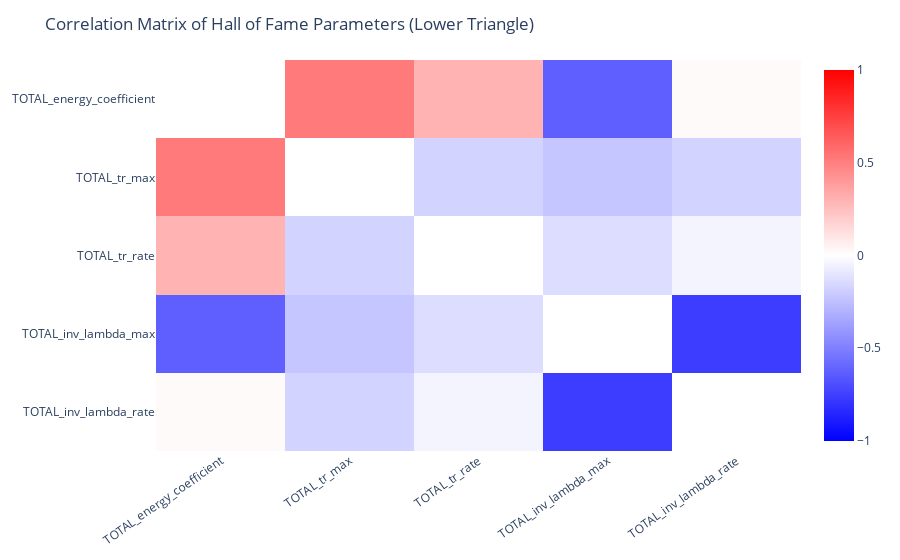

Here is the notebook cell this chart was saved with:
### Markdown cell above
### Correlation matrix of X best individuals

### Code cell
NB_INDIVIDUAL_CORRELATION = 100

indiv_param = viewer.hall_of_fame.iloc[:NB_INDIVIDUAL_CORRELATION, :-1].to_numpy()
param_names = viewer.hall_of_fame.columns[:-1]

corr_matrix = np.corrcoef(indiv_param.T)
np.fill_diagonal(corr_matrix, np.nan)

fig = px.imshow(
    corr_matrix,
    text_auto=False,
    aspect="auto",
    color_continuous_scale=[[0, "blue"], [0.5, "white"], [1, "red"]],
    zmin=-1,
    zmax=1,
    x=param_names,
    y=param_names,
)
fig.update_layout(
    title="Correlation Matrix of Hall of Fame Parameters (Lower Triangle)",
    plot_bgcolor="rgba(0,0,0,0)",
    paper_bgcolor="rgba(0,0,0,0)",
    xaxis={"showgrid": False, "tickangle": -35},
    yaxis={"showgrid": False},
)

fig.show()

### Figure 1 — Plotly figure (JSON) as saved in the notebook; plotly's stock layout.template omitted (floating-point values rounded to 4 significant figures)
{"data": [{"coloraxis": "coloraxis", "hovertemplate": "x: %{x}<br>y: %{y}<br>color: %{z}<extra></extra>", "name": "0", "type": "heatmap", "x": ["TOTAL_energy_coefficient", "TOTAL_tr_max", "TOTAL_tr_rate", "TOTAL_inv_lambda_max", "TOTAL_inv_lambda_rate"], "xaxis": "x", "y": ["TOTAL_energy_coefficient", "TOTAL_tr_max", "TOTAL_tr_rate", "TOTAL_inv_lambda_max", "TOTAL_inv_lambda_rate"], "yaxis": "y", "z": [[null, 0.5186, 0.2976, -0.627, 0.01827], [0.5186, null, -0.1736, -0.226, -0.1716], [0.2976, -0.1736, null, -0.1328, -0.04189], [-0.627, -0.226, -0.1328, null, -0.7601], [0.01827, -0.1716, -0.04189, -0.7601, null]]}], "layout": {"coloraxis": {"cmax": 1, "cmin": -1, "colorscale": [[0, "blue"], [0.5, "white"], [1, "red"]]}, "margin": {"t": 60}, "paper_bgcolor": "rgba(0,0,0,0)", "plot_bgcolor": "rgba(0,0,0,0)", "title": {"text": "Correlation Matrix of Hall of Fame Parameters (Lower Triangle)"}, "xaxis": {"anchor": "y", "domain": [0, 1], "showgrid": false, "tickangle": -35}, "yaxis": {"anchor": "x", "autorange": "reversed", "domain": [0, 1], "showgrid": false}}}
